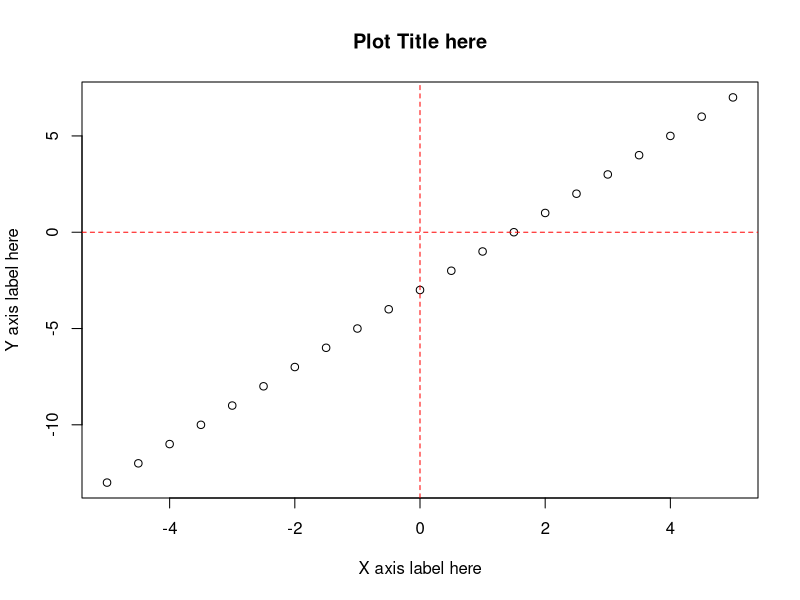
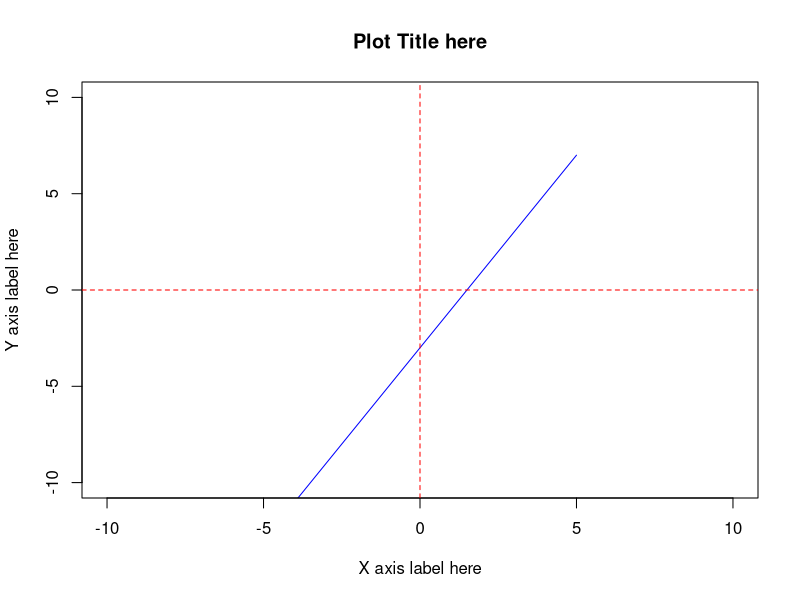
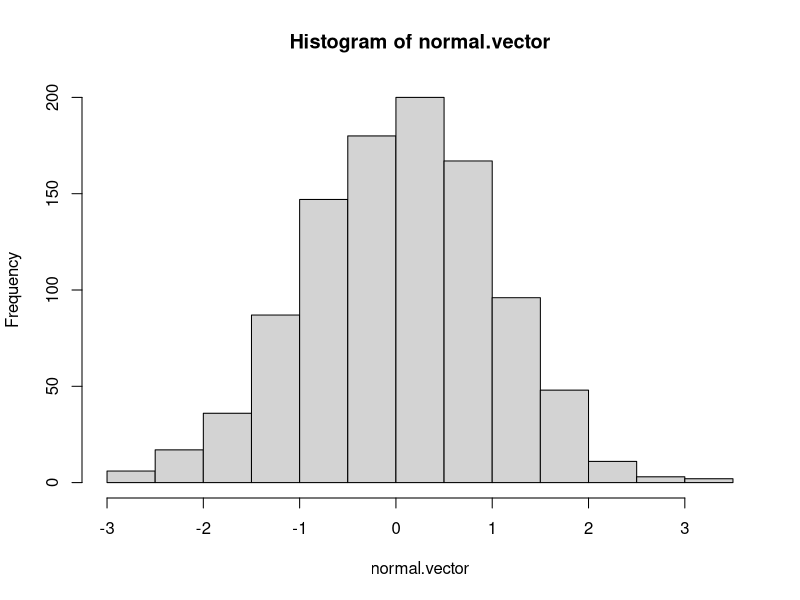
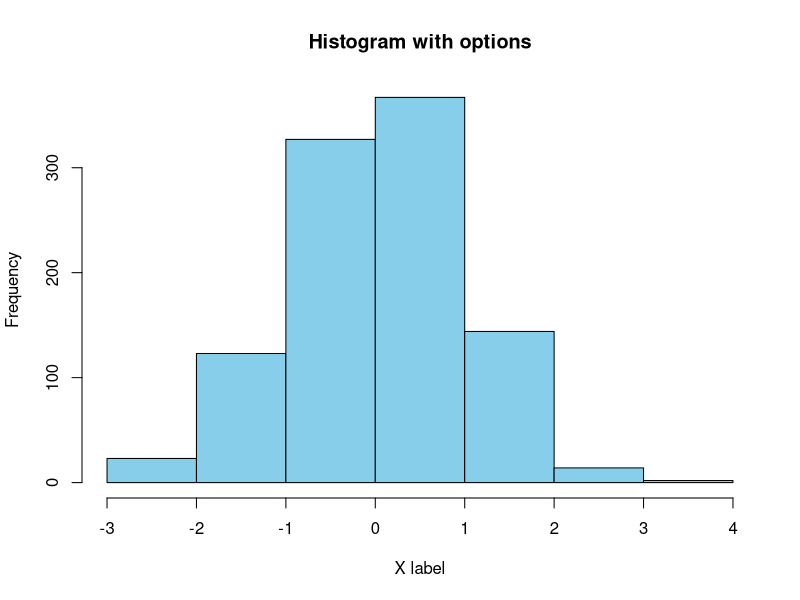
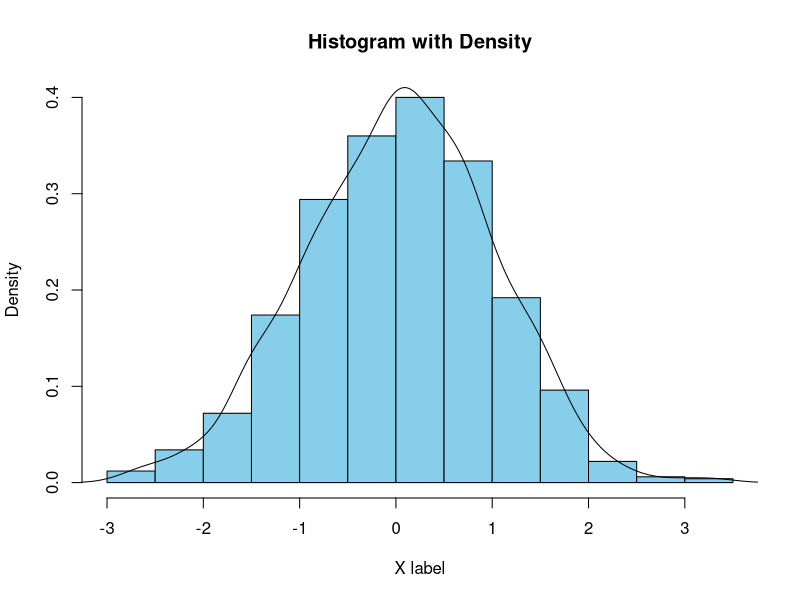
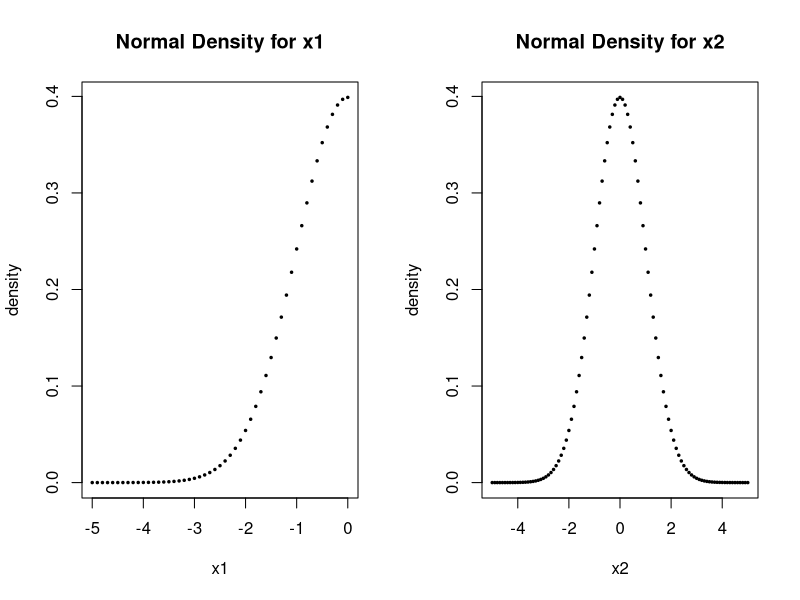
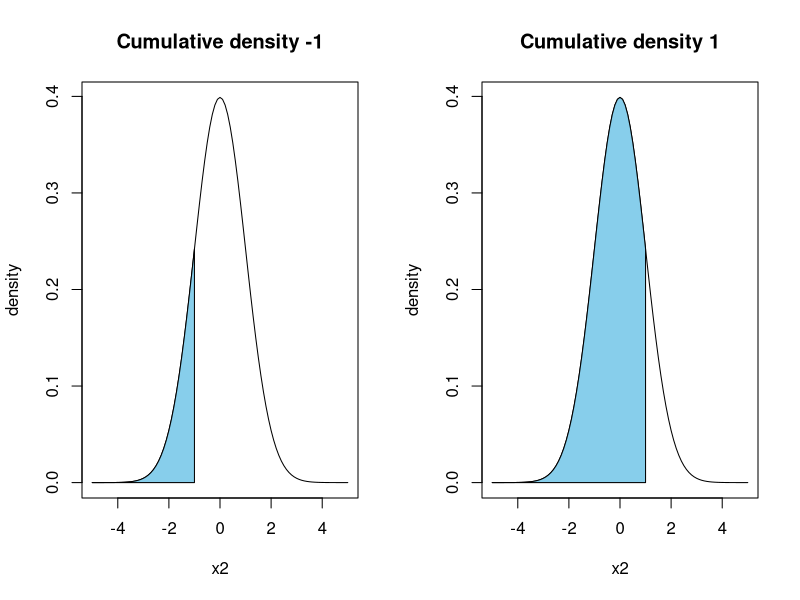
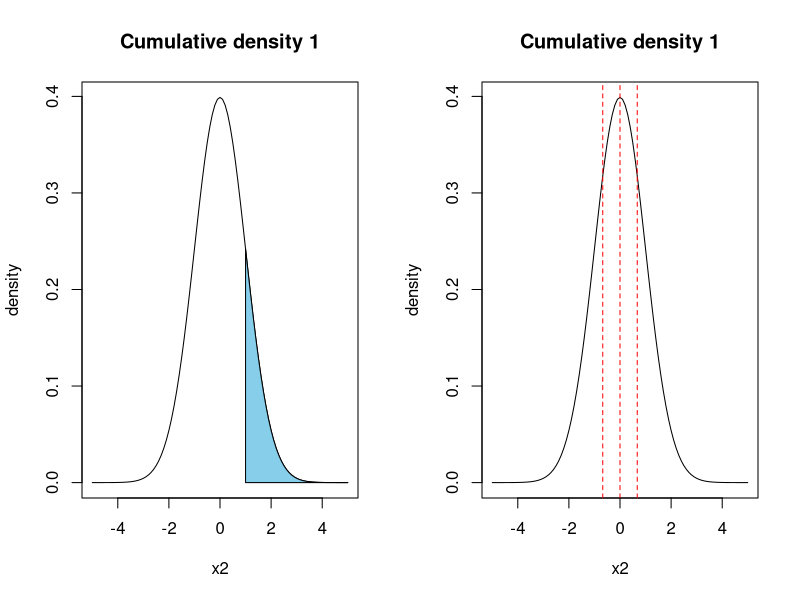

The R script that drew these images, in order:
## ---- chunk 1

x <- seq(-5, 5, by = 0.5) 

y <- 2 * x - 3

plot(x, y, 
     xlab = "X axis label here", 
     ylab = "Y axis label here", 
     main = "Plot Title here")

# the abline function adds custom lines to the plot generated above
abline(h = 0, lty = 2, col = 'red')
abline(v = 0, lty = 2, col = 'red')

## ---- chunk 2

plot(x, y,                       # input data
     type = 'l',                 # specifying type, 'p' for points 'l' for lines
     xlab = "X axis label here", # x axis label
     ylab = "Y axis label here", # y axis label
     main = "Plot Title here", # main title
     xlim = c(-10,10), # setting range for x
     ylim = c(-10,10), # setting range for y
     col = 'blue')     # set the color for data points 

# col can be a color name defined in R or a color generated by the function rgb()  
# or a code for a color. (google R colors for more help!)

# the abline function adds custom lines to the plot generated above
abline(h = 0, lty = 2, col = 'red')
abline(v = 0, lty = 2, col = 'red')

## ---- chunk 3
normal.vector <- rnorm(1000) 

# rnorm(() generates random points from a normal distribution
# more information about this function will be covered in the next section                     
     
# most basic form
hist(normal.vector)

# adding options

hist(normal.vector,                   # input data
     xlab = "X label",                # x axis label
     main = "Histogram with options", # main title 
     col = "skyblue", # setting the fill color for bars
     breaks = 5) # breaks specifies the number of bins
## ---- chunk 4
hist(normal.vector,                   # input data
     xlab = "X label",                # x axis label
     main = "Histogram with Density", # main title 
     col = "skyblue", # setting the fill color for bars
     probability = TRUE) # Density instead of counts 

lines(density(normal.vector)) # add a density line to the histogram
## ---- chunk 5
rnorm(n = 5, mean = 0, sd = 1)
## ---- chunk 6
par(mfrow = c(1,2)) # setting layout for plots ( 1 x 2 plot window)

x1 <- seq(-5, 0, by = 0.1) 

plot(x1, dnorm(x1, mean = 0,sd = 1),
     ylab = "density", 
     main = "Normal Density for x1",
     pch = 20, cex = 0.5) # pch option changes the style for points 

x2 <- seq(-5, 5, by = 0.1)

plot(x2, dnorm(x2, mean = 0,sd = 1), 
     ylab = "density", 
     main = "Normal Density for x2",
     pch = 20, cex = 0.5) # pch option changes the style for points 


## ---- chunk 7

plot(x2, dnorm(x2, mean = 0,sd = 1), 
     ylab = "density", 
     main = "Cumulative density -1",
     type = 'l')

x_cord <- c(-5,seq(-5,-1, by = 0.1),-1)
y_cord <- c(0,dnorm(seq(-5,-1, by = 0.1)),0)
polygon(x_cord, y_cord, col = 'skyblue')
## ---- chunk 8
pnorm(-1, mean = 0,sd = 1)
## ---- chunk 9
plot(x2, dnorm(x2, mean = 0,sd = 1), 
     ylab = "density", 
     main = "Cumulative density 1",
     type = 'l')

x_cord <- c(-5,seq(-5,1, by = 0.1),1)
y_cord <- c(0,dnorm(seq(-5,1, by = 0.1)),0)
polygon(x_cord, y_cord, col = 'skyblue')
## ---- chunk 10
pnorm(1, mean = 0,sd = 1)
## ---- chunk 11
plot(x2, dnorm(x2, mean = 0,sd = 1), 
     ylab = "density", 
     main = "Cumulative density 1",
     type = 'l')

x_cord <- c(1,seq(1,5, by = 0.1),5)
y_cord <- c(0,dnorm(seq(1,5, by = 0.1)),0)
polygon(x_cord, y_cord, col = 'skyblue')
## ---- chunk 12
pnorm(1, mean = 0,sd = 1, lower.tail = FALSE)
## ---- chunk 13
plot(x2, dnorm(x2, mean = 0,sd = 1), 
     ylab = "density", 
     main = "Cumulative density 1",
     type = 'l')

abline(v = qnorm(0.25), lty = 2, col = 'red')
abline(v = qnorm(0.5), lty = 2, col = 'red')
abline(v = qnorm(0.75), lty = 2, col = 'red')

## ---- chunk 14
qnorm(0.25, mean = 0,sd = 1)  
qnorm(0.5, mean = 0,sd = 1)  
qnorm(0.75, mean = 0,sd = 1)  
## ---- chunk 15
x <- seq(-5, 5, by = 0.5) 

y <- 2 * x

plot(x,y)
abline(v = 0, lty = 2, col = 'red')
abline(h = 0, lty = 2, col = 'red')

x_cord <- c(0,1,2,2)
y_cord <- c(0,2,4,0)
polygon(x_cord, y_cord, col = 'skyblue')
## ---- chunk 16
pnorm_viz <- function(input_value){
    x_range <- seq(-5,5, by = 0.1)
    plot(x_range, dnorm(x_range, mean = 0,sd = 1), 
       ylab = "density", 
       main = "Normal distribution from -5 to 5",
       type = 'l')
    
    poly_sequence <- seq(-5,input_value, by = 0.1)
    x_cord <- c(-5,poly_sequence,input_value)
    y_cord <- c(0,dnorm(poly_sequence),0)
    polygon(x_cord, y_cord, col = 'skyblue')
}
## ---- chunk 17
pnorm_viz(-1.5)
